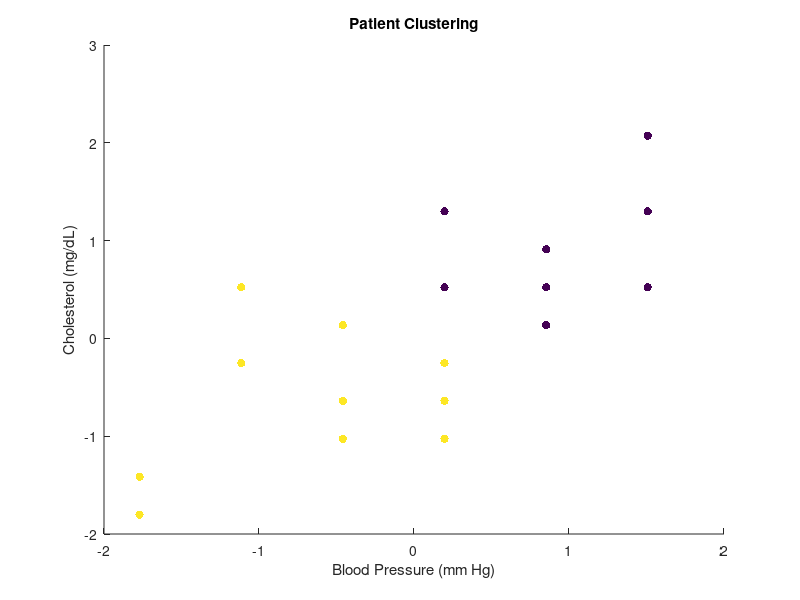

The MATLAB script that drew this image:
% Load the data (blood pressure and cholesterol measurements for 20 patients)
data = load('patient_data.txt');

% Normalize the data (mean 0, variance 1)
data_norm = zscore(data);

% Perform k-means clustering with 2 clusters
k = 2;
[clusters, centroids] = kmeans(data_norm, k);

% Plot the data points with different colors for each cluster
figure;
scatter(data_norm(:,1), data_norm(:,2), [], clusters, 'filled');
xlabel('Blood Pressure (mm Hg)');
ylabel('Cholesterol (mg/dL)');
title('Patient Clustering');

% Group the patients into high-risk and low-risk categories based on the clusters
low_risk = find(clusters == 1);
high_risk = find(clusters == 2);

% Print the results
fprintf('Low-risk patients: %s\n', mat2str(low_risk));
fprintf('High-risk patients: %s\n', mat2str(high_risk));

